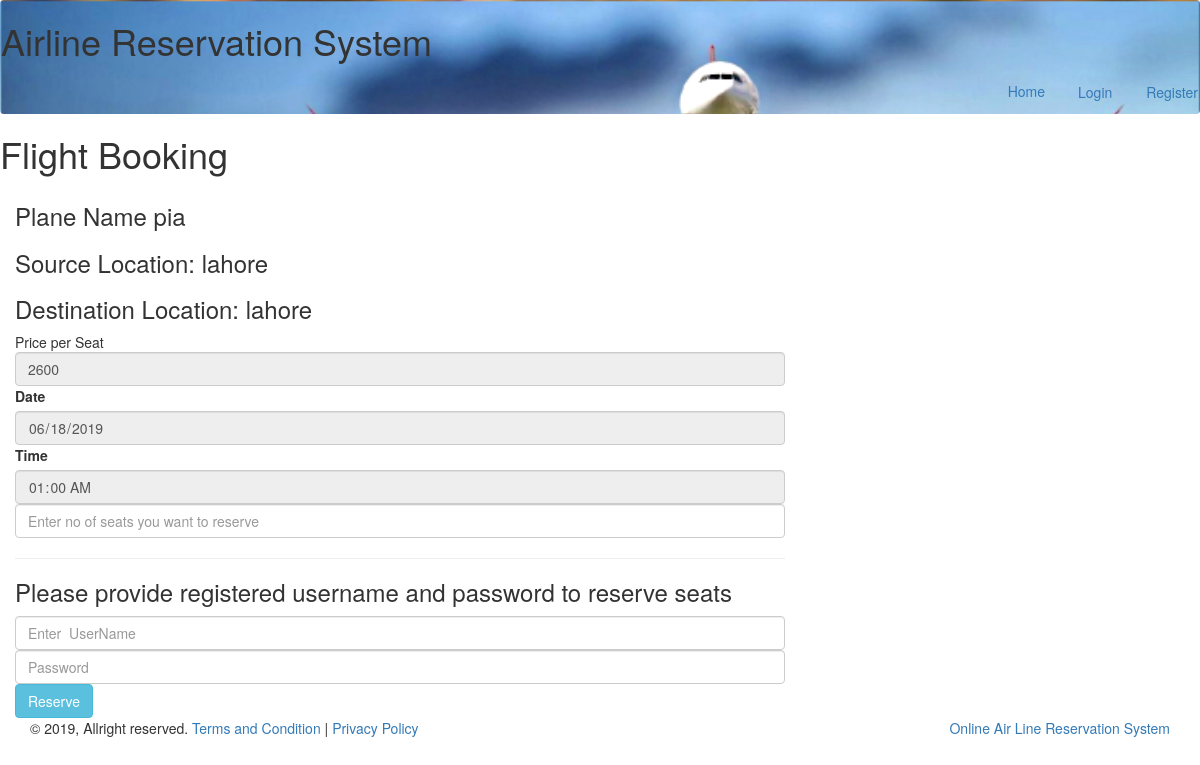
Page /Flight-Booking.php?fid=1 on the committed database.
### tables this page shows
CREATE TABLE `planes` (
  `PlaneID` int(11) NOT NULL,
  `Model` varchar(11) NOT NULL,
  `Company` varchar(100) NOT NULL,
  `Name` varchar(100) NOT NULL,
  `NSeats` int(12) NOT NULL
);

CREATE TABLE `locations` (
  `LID` int(11) NOT NULL,
  `LName` varchar(100) NOT NULL
);

CREATE TABLE `flights` (
  `FID` int(11) NOT NULL,
  `PlaneID` int(11) NOT NULL,
  `Source` varchar(100) NOT NULL,
  `Destination` varchar(100) NOT NULL,
  `Dep_Date` date NOT NULL,
  `Dep_Time` time NOT NULL,
  `Price` float NOT NULL
);

### Flight-Booking.php (the view, shortened to what this page needs)
<?php include_once "connect.php";
$user_type = @$_SESSION['type'];
     ?>
 <!DOCTYPE html>
<html lang="en">
  <head>
    <link href="css/bootstrap.min.css" rel="stylesheet">
  </head>
  <body  >
  <div class="navbar" style=" background-image:url(img/airline.png);  background-size: cover;"  >
      <header> <h1>Airline Reservation System</h1></header>
      <ul class="nav nav-pills navbar-right">
                                                      <li><a href="index.php" >Home</a></li>
                                                <?php if($user_type=='user'){?>
                                                               <li><a href='User-Reserved-Seats.php' class='btn'>Reserved Seats</a></li>
                                                                <li><a href='Logout.php' class='btn'>Logout</a></li>
                                                <?php }else {?>
                                                                       <li><a href='Login.php' class='btn'>Login</a></li>
                                                                <li><a href='Register.php' class='btn'>Register</a></li>
                                                <?php }?>
                            </ul>
        </div>
<h1>Flight Booking</h1>
<div class="contact-form">
    <div class="col-md-8">
<?php
if(isset( $_GET['fid'])){
$fid=$_GET['fid'];
$sql = "Select * from  flights where FID='$fid'  ";
$result = mysqli_query($db,$sql);
$num = mysqli_num_rows($result);
if($num>0){
$row = mysqli_fetch_assoc($result);
                    $planeid = $row['PlaneID'];
        $planes = "SELECT Name FROM planes where PlaneID='$planeid'  ";
        $result_p = mysqli_query($db,$planes);
                $row_p= mysqli_fetch_assoc($result_p);
                $name = $row_p['Name'];
                 $sourceid = $row['Source'];
                   $srcloc = "SELECT LName FROM locations where LID='$sourceid'  ";
        $result_sl= mysqli_query($db,$srcloc);
                $row_sl= mysqli_fetch_assoc($result_sl);
                $source = $row_sl['LName'];
                 $destinationid = $row['Destination'];
                   $desloc = "SELECT LName FROM locations where LID='$destinationid'  ";
        $result_dl= mysqli_query($db,$desloc);
                $row_dl= mysqli_fetch_assoc($result_dl);
               $destination = $row_dl['LName'];
                  $date = $row['Dep_Date'];
                  $time = $row['Dep_Time'];
                   $fair= $row['Price'];
}
}
?>
<form method="post" action="">
<h3>Plane Name            <?php echo @$name ?></h3>
<h3>Source Location:      <?php echo @$source ?></h3>
<h3>Destination Location: <?php echo @$destination ?></h3>
Price per Seat
<input type="text"  readonly  class="form-control"value="<?php echo @$fair ?>" name="fair">
<label>Date</label>
<input type="date" name="date" value="<?php echo @$date ?>" class="form-control"required readonly>
<label>Time</label>
<input type="time" name="time" value="<?php echo @$time ?>"  class="form-control"required readonly>
<input type="number"  name="seats" class="form-control" placeholder="Enter no of seats you want to reserve"><hr>
<?php  if(!isset($_SESSION['uid'])){?>
<h3>Please provide registered username and password to reserve seats</h3>
     <input type="text" placeholder="Enter  UserName  " name="username"class="form-control" required>
                                        <input type="password"  placeholder="Password" name="password"class="form-control" required>
   <?php }?>
<input type="submit"  name="reserve" value="Reserve" class="btn btn-info">
</form>
</div></div>
<div class="clearfix"></div>
<div class="footerBottomSection">
		<div class="container">
			&copy; 2019, Allright reserved. <a href="#">Terms and Condition</a> | <a href="#">Privacy Policy</a>
			<div class="pull-right"> <a href="index.html">Online Air Line Reservation System</a></div>
		</div>
	</div>
	</body>
</html>

### rows in the picture
planes: Name "pia"
locations: LName "lahore"
flights: date "06/18/2019", time "01:00:00"
